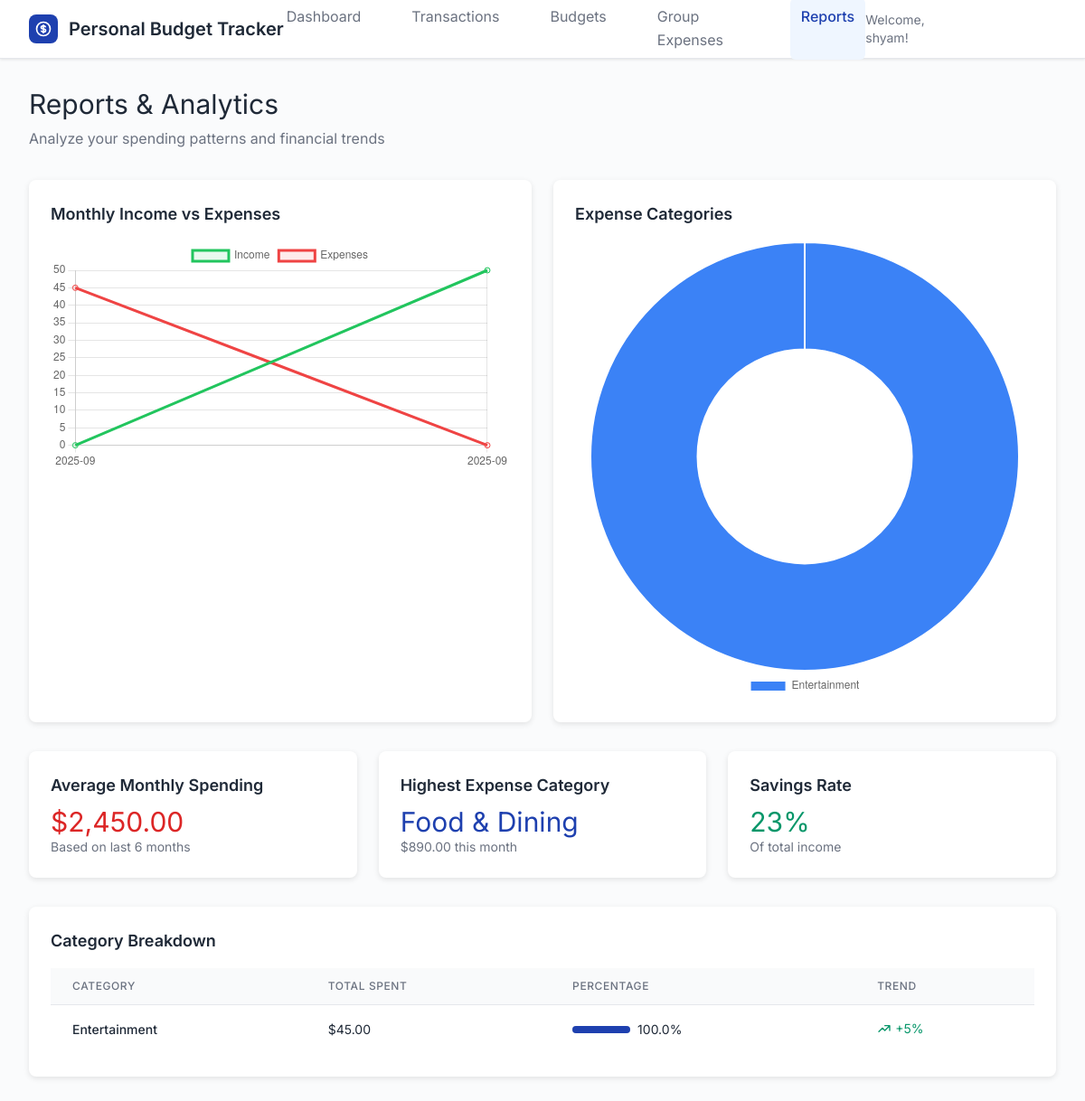
The app's page /reports (signed in) with its own data.
### tables this page shows
CREATE TABLE transactions (
                    id INTEGER PRIMARY KEY AUTOINCREMENT,
                    user_id INTEGER NOT NULL,
                    type TEXT NOT NULL,
                    category TEXT NOT NULL,
                    amount REAL NOT NULL,
                    description TEXT,
                    date DATE NOT NULL,
                    created_at TIMESTAMP DEFAULT CURRENT_TIMESTAMP,
                    FOREIGN KEY (user_id) REFERENCES users (id)
                );

### app.py (the view)
@app.route('/reports')
def reports():
    if 'user_id' not in session:
        return redirect(url_for('login'))
    conn = get_db_connection()
    monthly_data = conn.execute('''
        SELECT
            strftime('%Y-%m', date) as month,
            type,
            SUM(amount) as total
        FROM transactions
        WHERE user_id = ?
        GROUP BY month, type
        ORDER BY month DESC
        LIMIT 12
    ''', (session['user_id'],)).fetchall()
    category_data = conn.execute('''
        SELECT
            category,
            SUM(amount) as total
        FROM transactions
        WHERE user_id = ? AND type = 'expense'
        GROUP BY category
        ORDER BY total DESC
    ''', (session['user_id'],)).fetchall()
    conn.close()
    return render_template('reports_and_analytics.html',
                         monthly_data=monthly_data,
                         category_data=category_data)

### app.py (called while the page is built)
def get_db_connection():
    conn = sqlite3.connect('budget_tracker.db')
    conn.row_factory = sqlite3.Row
    return conn

### templates/reports_and_analytics.html (shortened to what this page needs)
{% extends "base.html" %}
{% block content %}
<header class="relative bg-white shadow-elevation-1 border-b border-border">
    <div class="max-w-7xl mx-auto px-4 sm:px-6 lg:px-8">
        <div class="flex justify-between items-center h-16">
            <div class="flex items-center">
                <div class="flex-shrink-0 flex items-center">
                    <div class="w-8 h-8 bg-primary rounded-lg flex items-center justify-center mr-3">
                    </div>
                    <h1 class="text-xl font-semibold text-text-primary">Personal Budget Tracker</h1>
                </div>
            </div>
            <nav class="hidden md:flex space-x-8">
                <a href="{{ url_for('dashboard') }}" class="text-text-secondary hover:text-text-primary px-3 py-2 rounded-md hover:bg-gray-50 transition-colors">Dashboard</a>
                <a href="{{ url_for('transactions') }}" class="text-text-secondary hover:text-text-primary px-3 py-2 rounded-md hover:bg-gray-50 transition-colors">Transactions</a>
                <a href="{{ url_for('budgets') }}" class="text-text-secondary hover:text-text-primary px-3 py-2 rounded-md hover:bg-gray-50 transition-colors">Budgets</a>
                <a href="{{ url_for('group_expenses') }}" class="text-text-secondary hover:text-text-primary px-3 py-2 rounded-md hover:bg-gray-50 transition-colors">Group Expenses</a>
                <a href="{{ url_for('reports') }}" class="text-primary font-medium px-3 py-2 rounded-md bg-primary-50">Reports</a>
            </nav>
            <div class="flex items-center space-x-4">
                <span class="text-sm text-text-secondary">Welcome, {{ session.user_name }}!</span>
                <a href="{{ url_for('logout') }}" class="bg-red-500 hover:bg-red-600 text-white px-4 py-2 rounded-lg transition-colors">Logout</a>
            </div>
        </div>
    </div>
</header>
<main class="max-w-7xl mx-auto px-4 sm:px-6 lg:px-8 py-8">
    <div class="mb-8">
        <h2 class="text-3xl font-bold text-text-primary mb-2">Reports & Analytics</h2>
        <p class="text-text-secondary">Analyze your spending patterns and financial trends</p>
    </div>
    <div class="grid grid-cols-1 lg:grid-cols-2 gap-6 mb-8">
        <div class="bg-white rounded-lg shadow-elevation-2 p-6">
            <h3 class="text-lg font-semibold text-text-primary mb-4">Monthly Income vs Expenses</h3>
            <canvas id="monthlyChart" width="400" height="200"></canvas>
        </div>
        <div class="bg-white rounded-lg shadow-elevation-2 p-6">
            <h3 class="text-lg font-semibold text-text-primary mb-4">Expense Categories</h3>
            <canvas id="categoryChart" width="400" height="200"></canvas>
        </div>
    </div>
    <div class="grid grid-cols-1 md:grid-cols-3 gap-6 mb-8">
        <div class="bg-white rounded-lg shadow-elevation-2 p-6">
            <h3 class="text-lg font-semibold text-text-primary mb-2">Average Monthly Spending</h3>
            <p class="text-3xl font-bold text-error-600">$2,450.00</p>
            <p class="text-sm text-text-secondary">Based on last 6 months</p>
        </div>
        <div class="bg-white rounded-lg shadow-elevation-2 p-6">
            <h3 class="text-lg font-semibold text-text-primary mb-2">Highest Expense Category</h3>
            <p class="text-3xl font-bold text-primary">Food & Dining</p>
            <p class="text-sm text-text-secondary">$890.00 this month</p>
        </div>
        <div class="bg-white rounded-lg shadow-elevation-2 p-6">
            <h3 class="text-lg font-semibold text-text-primary mb-2">Savings Rate</h3>
            <p class="text-3xl font-bold text-success-600">23%</p>
            <p class="text-sm text-text-secondary">Of total income</p>
        </div>
    </div>
    <div class="bg-white rounded-lg shadow-elevation-2 p-6">
        <h3 class="text-lg font-semibold text-text-primary mb-4">Category Breakdown</h3>
        <div class="overflow-x-auto">
            <table class="min-w-full divide-y divide-border">
                <thead class="bg-gray-50">
                    <tr>
                        <th class="px-6 py-3 text-left text-xs font-medium text-text-secondary uppercase tracking-wider">Category</th>
                        <th class="px-6 py-3 text-left text-xs font-medium text-text-secondary uppercase tracking-wider">Total Spent</th>
                        <th class="px-6 py-3 text-left text-xs font-medium text-text-secondary uppercase tracking-wider">Percentage</th>
                        <th class="px-6 py-3 text-left text-xs font-medium text-text-secondary uppercase tracking-wider">Trend</th>
                    </tr>
                </thead>
                <tbody class="bg-white divide-y divide-border">
                    {% for category in category_data %}
                    <tr>
                        <td class="px-6 py-4 whitespace-nowrap text-sm font-medium text-text-primary">{{ category.category }}</td>
                        <td class="px-6 py-4 whitespace-nowrap text-sm text-text-primary">${{ "%.2f"|format(category.total) }}</td>
                        <td class="px-6 py-4 whitespace-nowrap text-sm text-text-primary">
                            <div class="flex items-center">
                                <div class="w-16 bg-gray-200 rounded-full h-2 mr-2">
                                    <div class="bg-primary h-2 rounded-full" style="width: {{ (category.total / category_data[0].total * 100) if category_data else 0 }}%"></div>
                                </div>
                                {{ "%.1f"|format((category.total / category_data[0].total * 100) if category_data else 0) }}%
                            </div>
                        </td>
                        <td class="px-6 py-4 whitespace-nowrap text-sm text-success-600">
                            <span class="inline-flex items-center">
                                <svg class="w-4 h-4 mr-1" fill="none" stroke="currentColor" viewBox="0 0 24 24">
                                    <path stroke-linecap="round" stroke-linejoin="round" stroke-width="2" d="M13 7h8m0 0v8m0-8l-8 8-4-4-6 6"/>
                                </svg>
                                +5%
                            </span>
                        </td>
                    </tr>
                    {% else %}
                    <tr>
                        <td colspan="4" class="px-6 py-4 text-center text-text-secondary">No data available</td>
                    </tr>
                    {% endfor %}
                </tbody>
            </table>
        </div>
    </div>
</main>
{% endblock %}
{% block scripts %}
<script>
    // Monthly Trends Chart
    const monthlyCtx = document.getElementById('monthlyChart').getContext('2d');
    const monthlyChart = new Chart(monthlyCtx, {
        type: 'line',
        data: {
            labels: [
                {% for data in monthly_data %}
                '{{ data.month }}',
                {% endfor %}
            ],
            datasets: [{
                label: 'Income',
                data: [
                    {% for data in monthly_data %}
                    {% if data.type == 'income' %}{{ data.total }}{% else %}0{% endif %},
                    {% endfor %}
                ],
                borderColor: 'rgb(34, 197, 94)',
                backgroundColor: 'rgba(34, 197, 94, 0.1)',
                tension: 0.1
            }, {
                label: 'Expenses',
                data: [
                    {% for data in monthly_data %}
                    {% if data.type == 'expense' %}{{ data.total }}{% else %}0{% endif %},
                    {% endfor %}
                ],
                borderColor: 'rgb(239, 68, 68)',
                backgroundColor: 'rgba(239, 68, 68, 0.1)',
                tension: 0.1
            }]
        },
        options: {
            responsive: true,
            scales: {
                y: {
                    beginAtZero: true
                }
            }
        }
    });
    // Category Chart
    const categoryCtx = document.getElementById('categoryChart').getContext('2d');
    const categoryChart = new Chart(categoryCtx, {
        type: 'doughnut',
        data: {
            labels: [
                {% for category in category_data %}
                '{{ category.category }}',
                {% endfor %}
            ],
            datasets: [{
                data: [
                    {% for category in category_data %}
                    {{ category.total }},
                    {% endfor %}
                ],
                backgroundColor: [
                    '#3B82F6', '#EF4444', '#10B981', '#F59E0B', '#8B5CF6',
                    '#EC4899', '#06B6D4', '#84CC16', '#F97316', '#6366F1'
                ]
            }]
        },
        options: {
            responsive: true,
            plugins: {
                legend: {
                    position: 'bottom'
                }
            }
        }
    });
</script>
{% endblock %}

### records on screen
transactions: category "Entertainment", total "45.00", total "100.0"

### other values on screen
{{ session.user_name }} "shyam"
chart data {{ data.month }} 2025-09, 2025-09
chart data {{ data.total }} 50.0
chart data {{ data.total }} 45.0
chart data {{ category.category }} Entertainment
